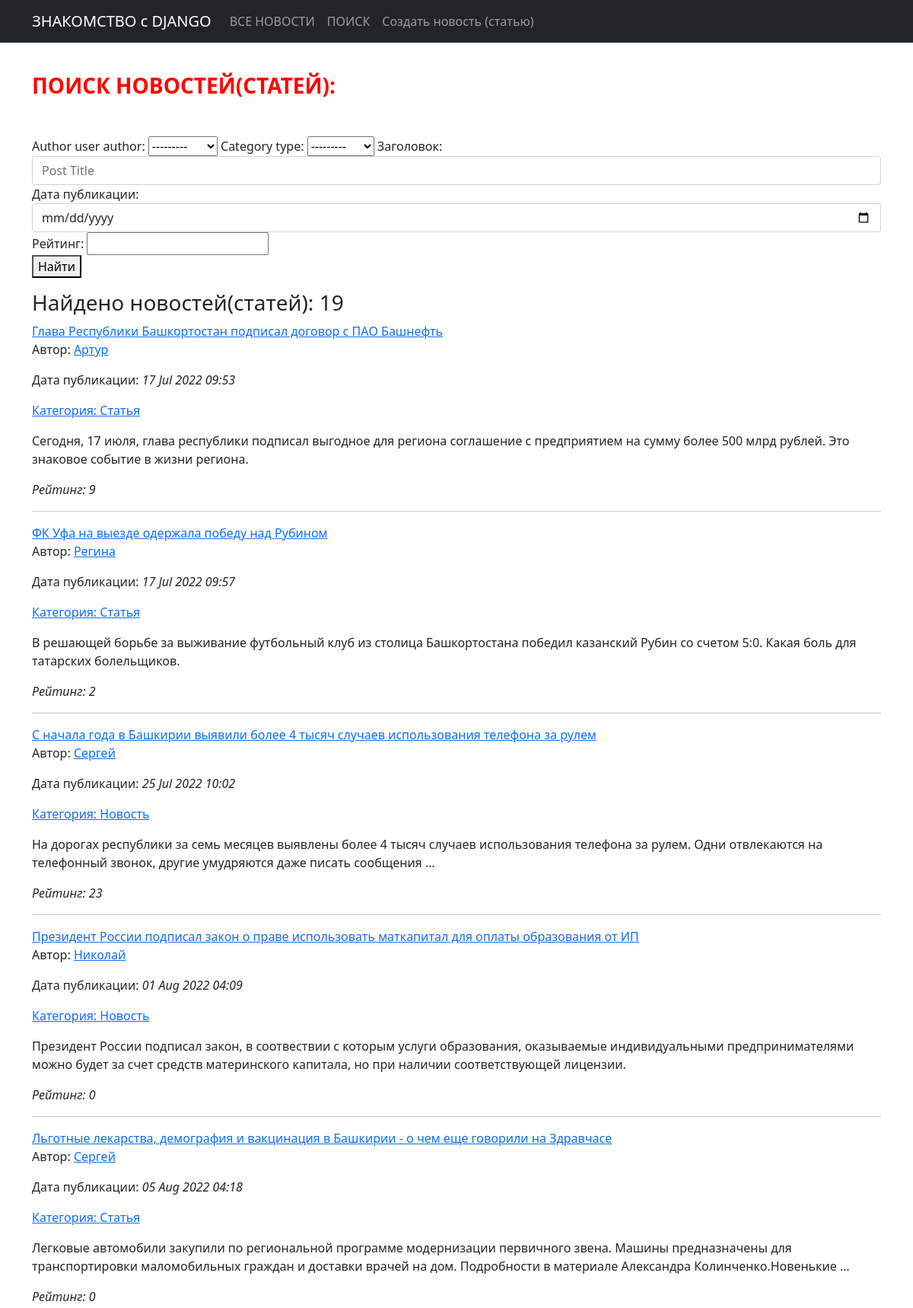
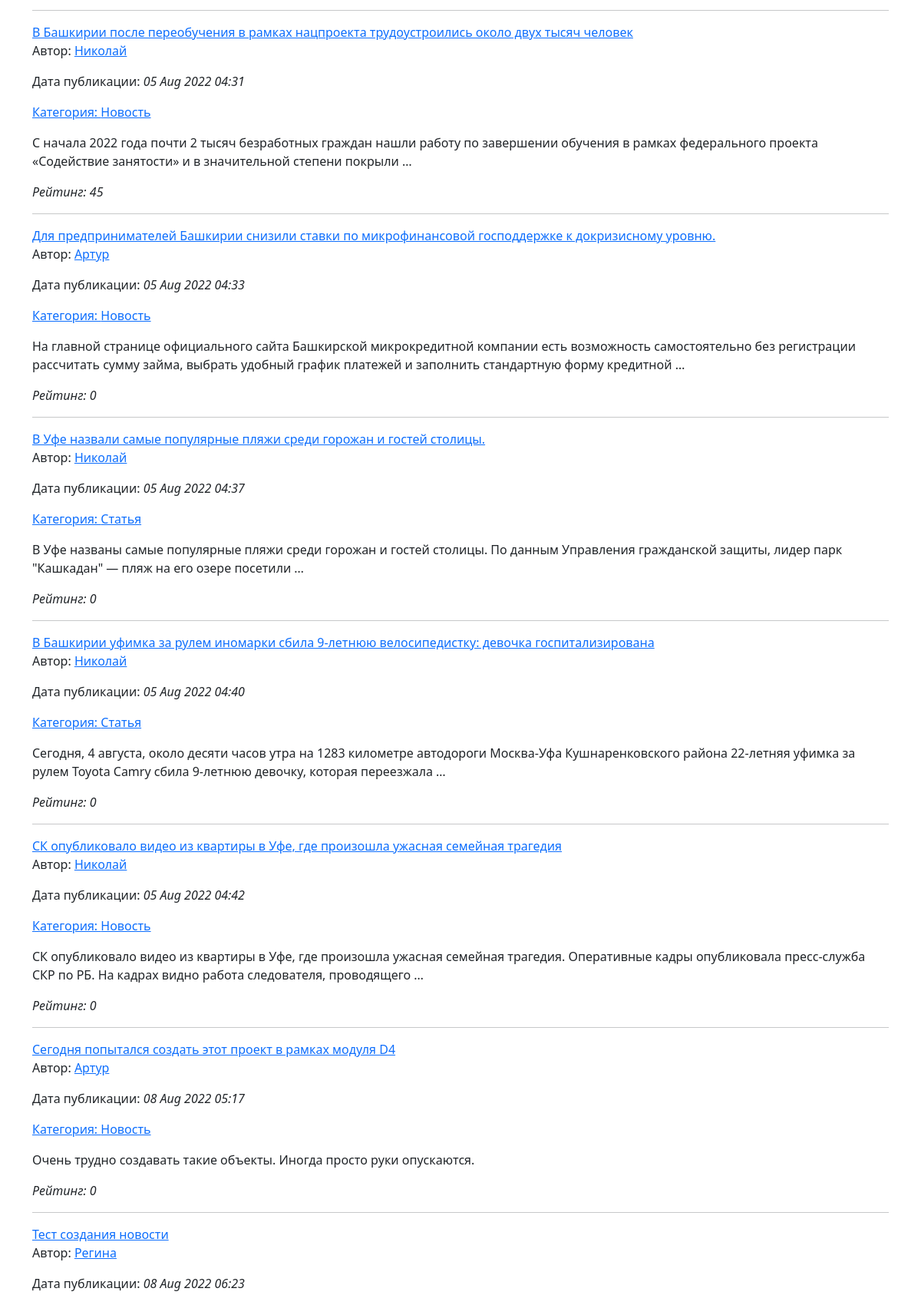
/news/search (upper part), run on the app's committed database (2 pictures, top to bottom).
### news/models.py (models this page shows, shortened)
class Post(models.Model):
    author = models.ForeignKey(Author, on_delete=models.CASCADE)
    NEWS = 'NW'
    ARTICLE = 'AR'
    CATEGORY_CHOICE = (
        (NEWS, 'Новость'),
        (ARTICLE, 'Статья')
    )
    category_type = models.CharField(max_length=2, choices=CATEGORY_CHOICE, default=ARTICLE)
    time_create = models.DateTimeField(auto_now_add=True)
    postCategory = models.ManyToManyField(Category, through='PostCategory')
    title = models.CharField(max_length=256)
    text = models.TextField()
    rating = models.IntegerField(default=0)

class Author(models.Model):
    user_author = models.OneToOneField(User, on_delete=models.CASCADE)
    rating_author = models.IntegerField(default=0)
    def __str__(self):
        return f'{self.user_author}'

### news/views.py (the view, shortened to what this page needs)
# urls.py: path('news/search', SearchNews.as_view(), name='search_news'),
class SearchNews(ListView):
    template_name = 'search.html'
    context_object_name = 'search_news'
    queryset = Post.objects.all()
    paginate_by = 10
    def get_context_data(self, **kwargs):
        context = super().get_context_data(**kwargs)
        context['filter'] = PostFilter(self.request.GET, queryset=self.get_queryset())  # вписываем наш фильтр в контекст
        context['categories'] = Category.objects.all()
        context['form'] = PostForm
        return context

### news/templatetags/custom_filters.py (called while the page is built)
@register.filter()
def censor(value):
   censor_list = ['редиска', 'обормот', 'баран']
   if not isinstance(value, str):
      raise ValueError('Фильтр цензурирования применяется только к переменным строкового типа')
   for word in censor_list:
      value = value.replace(word[1:],'*'*(len(word)-1))
   return value

### news/templates/news/search.html (shortened to what this page needs)
{% extends 'default.html' %}
{% load custom_filters %}
{% block title %}
<p>&nbsp;</p>
<h3><span style="color: #ff0000;"><strong>ПОИСК НОВОСТЕЙ(СТАТЕЙ):</strong></span>
<p>&nbsp;</p></h3>
{% endblock title %}
{% block content %}
<form class="pure-form" method="GET">
  <fieldset>
    {{ filter.form }}
  </fieldset>
  <button class="pure-button button-secondary">
    Найти
  </button>
</form>
{% if filter == null %}
<h3>
  no posts
</h3>
{%else%}
<h3 class="content-subhead">
  Найдено новостей(статей):
  <span>{{ filter.qs|length }}</span>
</h3>
{% for n in filter.qs %}
<section class="post">
  <a href="./{{n.id}}">
      <h1class="post-title">{{n.title|censor}}</h1>
    </a>
    <p class="post-meta">Автор:
      <a class="post-author" href="#">
        {{ n.author }}
      </a>
      <p>Дата публикации:
      <i>{{ n.time_create|date:'d M Y H:i' }}</i></p>
      <a class="post-category post-category-{{n.categoryType}}" href="#">
        Категория: {{n.get_category_type_display }}
      </a>
    </p>
  <div class="post-description">
    <p>{{ n.text|censor | truncatewords:25 }}</p>
    <p><em>Рейтинг: {{n.rating}} </em></p>
  </div>
</section>
<hr />
{%endfor%}
{%endif%}
{% endblock content %}

### data on the page
Post: title|censor "Глава Республики Башкортостан подписал договор с ПАО Башнефть", author "Артур", time_create "17 Jul 2022 09:53", category_type "Статья", text|censor "Сегодня, 17 июля, глава республики подписал выгодное для региона соглашение с предприятием на сумму более 500 млрд рублей. Это знаковое событие в жизни региона.", rating "9"
Post: title|censor "ФК Уфа на выезде одержала победу над Рубином", author "Регина", time_create "17 Jul 2022 09:57", category_type "Статья", text|censor "В решающей борьбе за выживание футбольный клуб из столица Башкортостана победил казанский Рубин со счетом 5:0. Какая боль для татарских болельщиков.", rating "2"
Post: title|censor "С начала года в Башкирии выявили более 4 тысяч случаев использования телефона за рулем", author "Сергей", time_create "25 Jul 2022 10:02", category_type "Новость", text|censor "На дорогах республики за семь месяцев выявлены более 4 тысяч случаев использования телефона за рулем. Одни отвлекаются на телефонный звонок, другие умудряются даже писать сообщения …", rating "23"
Post: title|censor "Президент России подписал закон о праве использовать маткапитал для оплаты образования от ИП", author "Николай", time_create "01 Aug 2022 04:09", category_type "Новость", text|censor "Президент России подписал закон, в соотвествии с которым услуги образования, оказываемые индивидуальными предпринимателями можно будет за счет средств материнского капитала, но при наличии соответствующей лицензии.", rating "0"
Post: title|censor "Льготные лекарства, демография и вакцинация в Башкирии - о чем еще говорили на Здравчасе", author "Сергей", time_create "05 Aug 2022 04:18", category_type "Статья", text|censor "Легковые автомобили закупили по региональной программе модернизации первичного звена. Машины предназначены для транспортировки маломобильных граждан и доставки врачей на дом. Подробности в материале Александра Колинченко.Новенькие …", rating "0"
Post: title|censor "В Башкирии после переобучения в рамках нацпроекта трудоустроились около двух тысяч человек", author "Николай", time_create "05 Aug 2022 04:31", category_type "Новость", text|censor "С начала 2022 года почти 2 тысяч безработных граждан нашли работу по завершении обучения в рамках федерального проекта «Содействие занятости» и в значительной степени покрыли …", rating "45"
Post: title|censor "Для предпринимателей Башкирии снизили ставки по микрофинансовой господдержке к докризисному уровню.", author "Артур", time_create "05 Aug 2022 04:33", category_type "Новость", text|censor "На главной странице официального сайта Башкирской микрокредитной компании есть возможность самостоятельно без регистрации рассчитать сумму займа, выбрать удобный график платежей и заполнить стандартную форму кредитной …", rating "0"
Post: title|censor "В Уфе назвали самые популярные пляжи среди горожан и гостей столицы.", author "Николай", time_create "05 Aug 2022 04:37", category_type "Статья", text|censor "В Уфе названы самые популярные пляжи среди горожан и гостей столицы. По данным Управления гражданской защиты, лидер парк \"Кашкадан\" — пляж на его озере посетили …", rating "0"
Post: title|censor "В Башкирии уфимка за рулем иномарки сбила 9-летнюю велосипедистку: девочка госпитализирована", author "Николай", time_create "05 Aug 2022 04:40", category_type "Статья", text|censor "Сегодня, 4 августа, около десяти часов утра на 1283 километре автодороги Москва-Уфа Кушнаренковского района 22-летняя уфимка за рулем Toyota Camry сбила 9-летнюю девочку, которая переезжала …", rating "0"
Post: title|censor "СК опубликовало видео из квартиры в Уфе, где произошла ужасная семейная трагедия", author "Николай", time_create "05 Aug 2022 04:42", category_type "Новость", text|censor "СК опубликовало видео из квартиры в Уфе, где произошла ужасная семейная трагедия. Оперативные кадры опубликовала пресс-служба СКР по РБ. На кадрах видно работа следователя, проводящего …", rating "0"
Post: title|censor "Сегодня попытался создать этот проект в рамках модуля D4", author "Артур", time_create "08 Aug 2022 05:17", category_type "Новость", text|censor "Очень трудно создавать такие объекты. Иногда просто руки опускаются.", rating "0"
Post: title|censor "Тест создания новости", author "Регина", time_create "08 Aug 2022 06:23"

### other printed values
{{ filter.qs|length }} "19"
